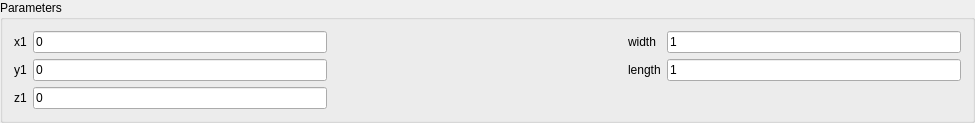
<?xml version="1.0" encoding="UTF-8"?>
<ui version="4.0">
 <class>RectangularWidget</class>
 <widget class="QWidget" name="RectangularWidget">
  <property name="geometry">
   <rect>
    <x>0</x>
    <y>0</y>
    <width>975</width>
    <height>118</height>
   </rect>
  </property>
  <property name="windowTitle">
   <string>RectangularWidget</string>
  </property>
  <layout class="QVBoxLayout" name="verticalLayout">
   <property name="spacing">
    <number>0</number>
   </property>
   <property name="leftMargin">
    <number>0</number>
   </property>
   <property name="topMargin">
    <number>0</number>
   </property>
   <property name="rightMargin">
    <number>0</number>
   </property>
   <property name="bottomMargin">
    <number>0</number>
   </property>
   <item>
    <widget class="QGroupBox" name="groupBox">
     <property name="title">
      <string>Parameters</string>
     </property>
     <layout class="QGridLayout" name="gridLayout">
      <item row="0" column="3">
       <widget class="QLabel" name="label_6">
        <property name="text">
         <string>width</string>
        </property>
       </widget>
      </item>
      <item row="1" column="3">
       <widget class="QLabel" name="label_7">
        <property name="text">
         <string>length</string>
        </property>
       </widget>
      </item>
      <item row="0" column="1">
       <widget class="QLineEdit" name="lineEdit_x1">
        <property name="text">
         <string>0</string>
        </property>
       </widget>
      </item>
      <item row="1" column="4">
       <widget class="QLineEdit" name="lineEdit_y2">
        <property name="text">
         <string>1</string>
        </property>
       </widget>
      </item>
      <item row="2" column="1">
       <widget class="QLineEdit" name="lineEdit_z1">
        <property name="text">
         <string>0</string>
        </property>
       </widget>
      </item>
      <item row="0" column="0">
       <widget class="QLabel" name="label_2">
        <property name="text">
         <string>x1</string>
        </property>
       </widget>
      </item>
      <item row="2" column="0">
       <widget class="QLabel" name="label_4">
        <property name="text">
         <string>z1</string>
        </property>
       </widget>
      </item>
      <item row="0" column="2">
       <spacer name="horizontalSpacer_2">
        <property name="orientation">
         <enum>Qt::Horizontal</enum>
        </property>
        <property name="sizeHint" stdset="0">
         <size>
          <width>40</width>
          <height>20</height>
         </size>
        </property>
       </spacer>
      </item>
      <item row="0" column="4">
       <widget class="QLineEdit" name="lineEdit_x2">
        <property name="text">
         <string>1</string>
        </property>
       </widget>
      </item>
      <item row="1" column="1">
       <widget class="QLineEdit" name="lineEdit_y1">
        <property name="text">
         <string>0</string>
        </property>
       </widget>
      </item>
      <item row="1" column="0">
       <widget class="QLabel" name="label_3">
        <property name="text">
         <string>y1</string>
        </property>
       </widget>
      </item>
     </layout>
    </widget>
   </item>
  </layout>
 </widget>
 <layoutdefault spacing="6" margin="11"/>
 <resources/>
 <connections/>
</ui>
